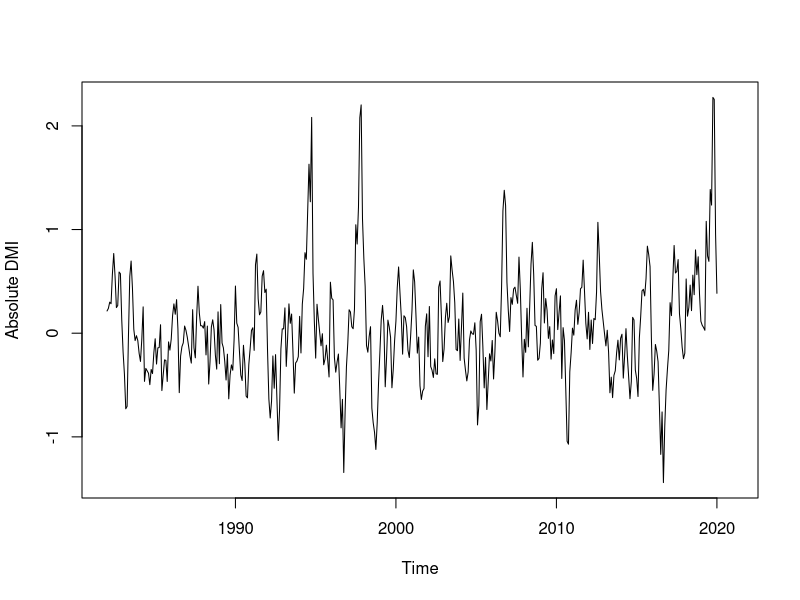

The R script that drew this image:
dmi.df <- read.csv("dmi.csv")
dim(dmi.df)

#Convert to TS data in proper frame
temp <- ts(dmi.df[,2],start=c(1982,1),freq=12)
# Plotting Time Plots
ts.plot(temp,ylab="Absolute DMI")
